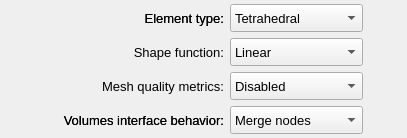
       <widget class="QFrame" name="frame_element_formulation">
        <property name="frameShape">
         <enum>QFrame::Shape::NoFrame</enum>
        </property>
        <property name="frameShadow">
         <enum>QFrame::Shadow::Raised</enum>
        </property>
        <layout class="QGridLayout" name="gridLayout_2">
         <property name="leftMargin">
          <number>4</number>
         </property>
         <property name="topMargin">
          <number>4</number>
         </property>
         <property name="rightMargin">
          <number>4</number>
         </property>
         <property name="bottomMargin">
          <number>4</number>
         </property>
         <property name="horizontalSpacing">
          <number>6</number>
         </property>
         <item row="3" column="1">
          <widget class="QLabel" name="label_20">
           <property name="minimumSize">
            <size>
             <width>180</width>
             <height>20</height>
            </size>
           </property>
           <property name="maximumSize">
            <size>
             <width>240</width>
             <height>16777215</height>
            </size>
           </property>
           <property name="font">
            <font>
             <pointsize>10</pointsize>
            </font>
           </property>
           <property name="text">
            <string>Volumes interface behavior:</string>
           </property>
           <property name="alignment">
            <set>Qt::AlignmentFlag::AlignRight|Qt::AlignmentFlag::AlignTrailing|Qt::AlignmentFlag::AlignVCenter</set>
           </property>
          </widget>
         </item>
         <item row="3" column="2">
          <widget class="QComboBox" name="comboBox_volumes_interface_behavior">
           <property name="minimumSize">
            <size>
             <width>120</width>
             <height>28</height>
            </size>
           </property>
           <property name="maximumSize">
            <size>
             <width>140</width>
             <height>16777215</height>
            </size>
           </property>
           <property name="font">
            <font>
             <pointsize>10</pointsize>
            </font>
           </property>
           <property name="currentIndex">
            <number>1</number>
           </property>
           <property name="minimumContentsLength">
            <number>0</number>
           </property>
           <item>
            <property name="text">
             <string>Disconnect nodes</string>
            </property>
           </item>
           <item>
            <property name="text">
             <string>Merge nodes</string>
            </property>
           </item>
          </widget>
         </item>
         <item row="0" column="2">
          <widget class="QComboBox" name="comboBox_element_type">
           <property name="minimumSize">
            <size>
             <width>120</width>
             <height>28</height>
            </size>
           </property>
           <property name="maximumSize">
            <size>
             <width>140</width>
             <height>16777215</height>
            </size>
           </property>
           <property name="font">
            <font>
             <pointsize>10</pointsize>
            </font>
           </property>
           <item>
            <property name="text">
             <string>Tetrahedral</string>
            </property>
           </item>
           <item>
            <property name="text">
             <string>Hexahedral</string>
            </property>
           </item>
          </widget>
         </item>
         <item row="0" column="1">
          <widget class="QLabel" name="label_16">
           <property name="minimumSize">
            <size>
             <width>180</width>
             <height>20</height>
            </size>
           </property>
           <property name="maximumSize">
            <size>
             <width>240</width>
             <height>16777215</height>
            </size>
           </property>
           <property name="font">
            <font>
             <pointsize>10</pointsize>
            </font>
           </property>
           <property name="text">
            <string>Element type:</string>
           </property>
           <property name="alignment">
            <set>Qt::AlignmentFlag::AlignRight|Qt::AlignmentFlag::AlignTrailing|Qt::AlignmentFlag::AlignVCenter</set>
           </property>
          </widget>
         </item>
         <item row="0" column="3">
          <spacer name="horizontalSpacer_2">
           <property name="orientation">
            <enum>Qt::Orientation::Horizontal</enum>
           </property>
           <property name="sizeHint" stdset="0">
            <size>
             <width>40</width>
             <height>20</height>
            </size>
           </property>
          </spacer>
         </item>
         <item row="0" column="0">
          <spacer name="horizontalSpacer">
           <property name="orientation">
            <enum>Qt::Orientation::Horizontal</enum>
           </property>
           <property name="sizeHint" stdset="0">
            <size>
             <width>40</width>
             <height>20</height>
            </size>
           </property>
          </spacer>
         </item>
         <item row="1" column="1">
          <widget class="QLabel" name="label_10">
           <property name="minimumSize">
            <size>
             <width>180</width>
             <height>20</height>
            </size>
           </property>
           <property name="maximumSize">
            <size>
             <width>240</width>
             <height>16777215</height>
            </size>
           </property>
           <property name="font">
            <font>
             <pointsize>10</pointsize>
            </font>
           </property>
           <property name="text">
            <string>Shape function:</string>
           </property>
           <property name="alignment">
            <set>Qt::AlignmentFlag::AlignRight|Qt::AlignmentFlag::AlignTrailing|Qt::AlignmentFlag::AlignVCenter</set>
           </property>
          </widget>
         </item>
         <item row="2" column="1">
          <widget class="QLabel" name="label_19">
           <property name="minimumSize">
            <size>
             <width>180</width>
             <height>20</height>
            </size>
           </property>
           <property name="maximumSize">
            <size>
             <width>240</width>
             <height>16777215</height>
            </size>
           </property>
           <property name="font">
            <font>
             <pointsize>10</pointsize>
            </font>
           </property>
           <property name="text">
            <string>Mesh quality metrics:</string>
           </property>
           <property name="alignment">
            <set>Qt::AlignmentFlag::AlignRight|Qt::AlignmentFlag::AlignTrailing|Qt::AlignmentFlag::AlignVCenter</set>
           </property>
          </widget>
         </item>
         <item row="1" column="2">
          <widget class="QComboBox" name="comboBox_shape_function">
           <property name="minimumSize">
            <size>
             <width>120</width>
             <height>28</height>
            </size>
           </property>
           <property name="maximumSize">
            <size>
             <width>140</width>
             <height>16777215</height>
            </size>
           </property>
           <property name="font">
            <font>
             <pointsize>10</pointsize>
            </font>
           </property>
           <item>
            <property name="text">
             <string>Linear</string>
            </property>
           </item>
           <item>
            <property name="text">
             <string>Quadratic</string>
            </property>
           </item>
          </widget>
         </item>
         <item row="1" column="3">
          <spacer name="horizontalSpacer_9">
           <property name="orientation">
            <enum>Qt::Orientation::Horizontal</enum>
           </property>
           <property name="sizeHint" stdset="0">
            <size>
             <width>40</width>
             <height>20</height>
            </size>
           </property>
          </spacer>
         </item>
         <item row="1" column="0">
          <spacer name="horizontalSpacer">
           <property name="orientation">
            <enum>Qt::Orientation::Horizontal</enum>
           </property>
           <property name="sizeHint" stdset="0">
            <size>
             <width>40</width>
             <height>20</height>
            </size>
           </property>
          </spacer>
         </item>
         <item row="3" column="1">
          <widget class="QLabel" name="label_20">
           <property name="minimumSize">
            <size>
             <width>180</width>
             <height>20</height>
            </size>
           </property>
           <property name="maximumSize">
            <size>
             <width>240</width>
             <height>16777215</height>
            </size>
           </property>
           <property name="font">
            <font>
             <pointsize>10</pointsize>
            </font>
           </property>
           <property name="text">
            <string>Volumes interface behavior:</string>
           </property>
           <property name="alignment">
            <set>Qt::AlignmentFlag::AlignRight|Qt::AlignmentFlag::AlignTrailing|Qt::AlignmentFlag::AlignVCenter</set>
           </property>
          </widget>
         </item>
         <item row="0" column="1">
          <widget class="QLabel" name="label_16">
           <property name="minimumSize">
            <size>
             <width>180</width>
             <height>20</height>
            </size>
           </property>
           <property name="maximumSize">
            <size>
             <width>240</width>
             <height>16777215</height>
            </size>
           </property>
           <property name="font">
            <font>
             <pointsize>10</pointsize>
            </font>
           </property>
           <property name="text">
            <string>Element type:</string>
           </property>
           <property name="alignment">
            <set>Qt::AlignmentFlag::AlignRight|Qt::AlignmentFlag::AlignTrailing|Qt::AlignmentFlag::AlignVCenter</set>
           </property>
          </widget>
         </item>
         <item row="2" column="2">
          <widget class="QComboBox" name="comboBox_mesh_quality_metrics">
           <property name="minimumSize">
            <size>
             <width>120</width>
             <height>28</height>
            </size>
           </property>
           <property name="maximumSize">
            <size>
             <width>140</width>
             <height>16777215</height>
            </size>
           </property>
           <property name="font">
            <font>
             <pointsize>10</pointsize>
            </font>
           </property>
           <item>
            <property name="text">
             <string>Disabled</string>
            </property>
           </item>
           <item>
            <property name="text">
             <string>Enabled</string>
            </property>
           </item>
          </widget>
         </item>
        </layout>
       </widget>
